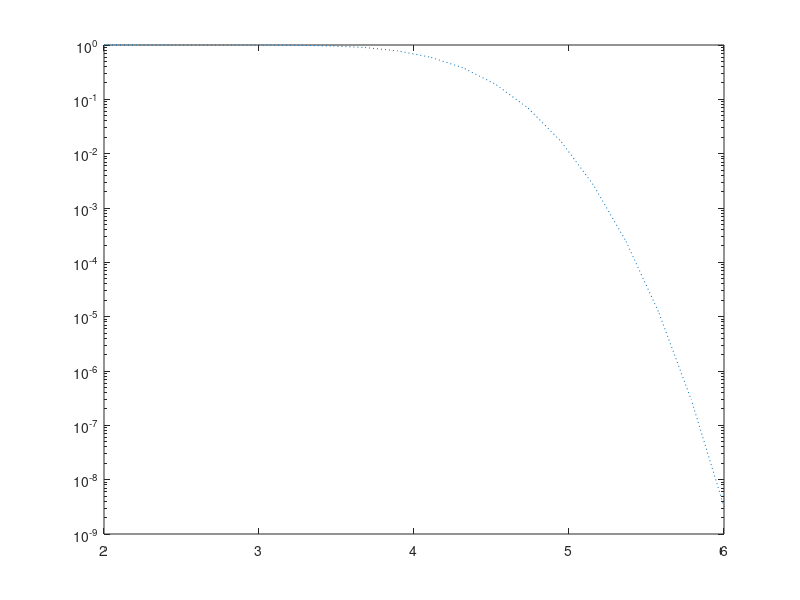

MATLAB code for this plot: (Note: this script raises an error after producing the figure.)
clear all;close all;clc
number_of_Parameters=1e5;
number_of_iterations =1e2;
Font_size = 12;

%% Heavy Shadowing
m = 1; b = 0.063; omega = 0.0007;
    %% Ns = 4
    normalized_SNR_dB=linspace(2,6,20);
    Ns=4; N= 8; M=8 ; 
    E=2.6309; E2 =10.3823;

    Mean_Phi_Theoretical = E;
    Var_Phi_Theoretical=(E2-E^2)/(N*M);
    
    
    normalized_SNR = 10.^(normalized_SNR_dB./10);
    Pout = qfunc((normalized_SNR-Mean_Phi_Theoretical)/sqrt(Var_Phi_Theoretical));
    semilogy(normalized_SNR_dB,Pout,LineStyle=":",Color=[0 0.4470 0.7410],LineWidth=3,DisplayName="$N_S=4$")
    ylim([1e-5 1])
    grid on
    hold on
    
    Pout_Sim=zeros(length(normalized_SNR),number_of_iterations);
    for iter=1:number_of_iterations
        Uniform_RV = rand(number_of_Parameters,Ns,N*M)*2*pi;
        A = randraw('rayleigh',sqrt(b),[number_of_Parameters,Ns,N*M]);
        Z = randraw('nakagami',[m,omega],[number_of_Parameters,Ns,N*M]);
        Shadowed_Rician_Variable = A.*exp(1i*Uniform_RV) + Z*exp(1i*pi);
        Phi_Rv = mean((1./sum(abs(Shadowed_Rician_Variable).^2,2)),3);
        for kk=1:length(normalized_SNR)
            Pout_Sim(kk,iter) = Pout_Sim(kk,iter) + sum(normalized_SNR(kk)<1*Phi_Rv)/number_of_Parameters;
        end
    end
    scatter(normalized_SNR_dB,mean(Pout_Sim,2),[],[0 0.4470 0.7410],"filled","diamond")
    pause(1)
    clear Uniform_RV A Z Shadowed_Rician_Variable Phi_Rv

    %% Ns = 8
    normalized_SNR_dB=linspace(0,1.6,20);
    Ns=8; N=8;M=8; 
    E=1.1275; E2 =1.4832;   
    
    Mean_Phi_Theoretical = E;
    Var_Phi_Theoretical=(E2-E^2)/(N*M);
    
    
    normalized_SNR = 10.^(normalized_SNR_dB./10);
    Pout = qfunc((normalized_SNR-Mean_Phi_Theoretical)/sqrt(Var_Phi_Theoretical));
    semilogy(normalized_SNR_dB,Pout,LineStyle="-.",Color=[0.8500 0.3250 0.0980],LineWidth=3,DisplayName="$N_S=8$")
    ylim([1e-5 1])
    grid on
    hold on
    
    Pout_Sim=zeros(length(normalized_SNR),number_of_iterations);
    for iter=1:number_of_iterations
        Uniform_RV = rand(number_of_Parameters,Ns,N*M)*2*pi;
        A = randraw('rayleigh',sqrt(b),[number_of_Parameters,Ns,N*M]);
        Z = randraw('nakagami',[m,omega],[number_of_Parameters,Ns,N*M]);
        Shadowed_Rician_Variable = A.*exp(1i*Uniform_RV) + Z*exp(1i*pi);
        Phi_Rv = mean((1./sum(abs(Shadowed_Rician_Variable).^2,2)),3);
        for kk=1:length(normalized_SNR)
            Pout_Sim(kk,iter) = Pout_Sim(kk,iter) + sum(normalized_SNR(kk)<1*Phi_Rv)/number_of_Parameters;
        end
    end
    scatter(normalized_SNR_dB,mean(Pout_Sim,2),[],[0.8500 0.3250 0.0980],"filled","diamond") 
    pause(1)
    clear Uniform_RV A Z Shadowed_Rician_Variable Phi_Rv

    %% Ns = 16
    normalized_SNR_dB=linspace(-3,-2,20);
    Ns=16; N=8;M=8; 
    E=0.5262; E2 =0.2966;
      
    Mean_Phi_Theoretical = E;
    Var_Phi_Theoretical=(E2-E^2)/(N*M); 
    
    normalized_SNR = 10.^(normalized_SNR_dB./10);
    Pout = qfunc((normalized_SNR-Mean_Phi_Theoretical)/sqrt(Var_Phi_Theoretical));
    semilogy(normalized_SNR_dB,Pout,LineStyle="--",Color=[0.4660 0.6740 0.1880],LineWidth=3,DisplayName="$N_S=16$")
    ylim([1e-5 1])
    grid on
    hold on
    
    Pout_Sim=zeros(length(normalized_SNR),number_of_iterations);
    for iter=1:number_of_iterations
        Uniform_RV = rand(number_of_Parameters,Ns,N*M)*2*pi;
        A = randraw('rayleigh',sqrt(b),[number_of_Parameters,Ns,N*M]);
        Z = randraw('nakagami',[m,omega],[number_of_Parameters,Ns,N*M]);
        Shadowed_Rician_Variable = A.*exp(1i*Uniform_RV) + Z*exp(1i*pi);
        Phi_Rv = mean((1./sum(abs(Shadowed_Rician_Variable).^2,2)),3);
        for kk=1:length(normalized_SNR)
            Pout_Sim(kk,iter) = Pout_Sim(kk,iter) + sum(normalized_SNR(kk)<1*Phi_Rv)/number_of_Parameters;
        end
    end
    scatter(normalized_SNR_dB,mean(Pout_Sim,2),[],[0.4660 0.6740 0.1880],"filled","diamond")
    pause(1)
    clear Uniform_RV A Z Shadowed_Rician_Variable Phi_Rv

%% Karasawa Shadowing
m=2; b=0.0158; omega=0.1230;
alpha =(2*b*m/(2*b*m+omega))^m/(2*b);
Beta = 1/(2*b);
c = omega/(2*b*(2*b*m+omega));
ksi = @(k) (-1)^k * pochhammer(1-m,k) * c^k / factorial(k)^2 ;
    %% Ns = 4
    normalized_SNR_dB=linspace(1,5,20);
    Ns=4; N=8;M=8; 
    E=1.9657; E2 =5.0167;

    Mean_Phi_Theoretical = E;
    Var_Phi_Theoretical=(E2-E^2)/(N*M);
    
    
    normalized_SNR = 10.^(normalized_SNR_dB./10);
    Pout = qfunc((normalized_SNR-Mean_Phi_Theoretical)/sqrt(Var_Phi_Theoretical));
    semilogy(normalized_SNR_dB,Pout,LineStyle=":",Color=[0 0.4470 0.7410],LineWidth=3)  
    ylim([1e-5 1])
    grid on
    hold on
    
    Pout_Sim=zeros(length(normalized_SNR),number_of_iterations);
    for iter=1:number_of_iterations
        Uniform_RV = rand(number_of_Parameters,Ns,N*M)*2*pi;
        A = randraw('rayleigh',sqrt(b),[number_of_Parameters,Ns,N*M]);
        Z = randraw('nakagami',[m,omega],[number_of_Parameters,Ns,N*M]);
        Shadowed_Rician_Variable = A.*exp(1i*Uniform_RV) + Z*exp(1i*pi);
        Phi_Rv = mean((1./sum(abs(Shadowed_Rician_Variable).^2,2)),3);
        for kk=1:length(normalized_SNR)
            Pout_Sim(kk,iter) = Pout_Sim(kk,iter) + sum(normalized_SNR(kk)<1*Phi_Rv)/number_of_Parameters;
        end
    end
    scatter(normalized_SNR_dB,mean(Pout_Sim,2),[],[0 0.4470 0.7410],"filled","diamond")
    pause(1)
    clear Uniform_RV A Z Shadowed_Rician_Variable Phi_Rv

    %% Ns = 8
    normalized_SNR_dB=linspace(-1.5,0.5,20);
    Ns=8; N=8;M=8; 
    E=0.8854; E2 =0.8682;  
    
    Mean_Phi_Theoretical = E;
    Var_Phi_Theoretical=(E2-E^2)/(N*M);
    
    
    normalized_SNR = 10.^(normalized_SNR_dB./10);
    Pout = qfunc((normalized_SNR-Mean_Phi_Theoretical)/sqrt(Var_Phi_Theoretical));
    semilogy(normalized_SNR_dB,Pout,LineStyle="-.",Color=[0.8500 0.3250 0.0980],LineWidth=3)
    ylim([1e-5 1])
    grid on
    hold on
    
    Pout_Sim=zeros(length(normalized_SNR),number_of_iterations);
    for iter=1:number_of_iterations
        Uniform_RV = rand(number_of_Parameters,Ns,N*M)*2*pi;
        A = randraw('rayleigh',sqrt(b),[number_of_Parameters,Ns,N*M]);
        Z = randraw('nakagami',[m,omega],[number_of_Parameters,Ns,N*M]);
        Shadowed_Rician_Variable = A.*exp(1i*Uniform_RV) + Z*exp(1i*pi);
        Phi_Rv = mean((1./sum(abs(Shadowed_Rician_Variable).^2,2)),3);
        for kk=1:length(normalized_SNR)
            Pout_Sim(kk,iter) = Pout_Sim(kk,iter) + sum(normalized_SNR(kk)<1*Phi_Rv)/number_of_Parameters;
        end
    end
    scatter(normalized_SNR_dB,mean(Pout_Sim,2),[],[0.8500 0.3250 0.0980],"filled","diamond")   
    pause(1)
    clear Uniform_RV A Z Shadowed_Rician_Variable Phi_Rv

    %% Ns = 16
    normalized_SNR_dB=linspace(-4.5,-3,20);
    Ns=16; N=8;M=8; 
    E=0.4225; E2 =0.1869;
      
    Mean_Phi_Theoretical = E;
    Var_Phi_Theoretical=(E2-E^2)/(N*M); 
    
    normalized_SNR = 10.^(normalized_SNR_dB./10);
    Pout = qfunc((normalized_SNR-Mean_Phi_Theoretical)/sqrt(Var_Phi_Theoretical));
    semilogy(normalized_SNR_dB,Pout,LineStyle="--",Color=[0.4660 0.6740 0.1880],LineWidth=3)
    ylim([1e-5 1])
    grid on
    hold on
    
    Pout_Sim=zeros(length(normalized_SNR),number_of_iterations);
    for iter=1:number_of_iterations
        Uniform_RV = rand(number_of_Parameters,Ns,N*M)*2*pi;
        A = randraw('rayleigh',sqrt(b),[number_of_Parameters,Ns,N*M]);
        Z = randraw('nakagami',[m,omega],[number_of_Parameters,Ns,N*M]);
        Shadowed_Rician_Variable = A.*exp(1i*Uniform_RV) + Z*exp(1i*pi);
        Phi_Rv = mean((1./sum(abs(Shadowed_Rician_Variable).^2,2)),3);
        for kk=1:length(normalized_SNR)
            Pout_Sim(kk,iter) = Pout_Sim(kk,iter) + sum(normalized_SNR(kk)<1*Phi_Rv)/number_of_Parameters;
        end
    end
    scatter(normalized_SNR_dB,mean(Pout_Sim,2),[],[0.4660 0.6740 0.1880],"filled","diamond")
    pause(1)
    clear Uniform_RV A Z Shadowed_Rician_Variable Phi_Rv

%% Plotting fixis
dummyh = scatter(nan, nan,[],[0 0 0], "filled","diamond","DisplayName","Simulation");
lgnd = legend(["$N_S=4$","","$N_S=8$","","$N_S=16$","","","","","","","","Simulations"]);
set(lgnd,'Interpreter','latex','FontSize',Font_size)
set(gca,"FontSize",Font_size)





